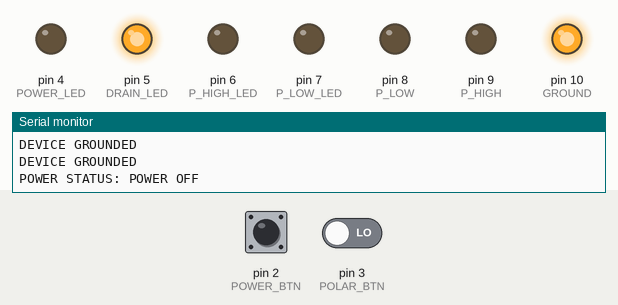
Simulated run of this sketch. Board: Arduino Uno, built with avr-gcc and run on an emulated ATmega328P. Parts: output pins drawn as LEDs (lit = HIGH), the last lines printed to the serial monitor. The inputs (shaded band) are chosen by the test bench; at power-on: pin 2 (POWER_BTN) HIGH, pin 3 (POLAR_BTN) LOW.

Above: at 1.2 s.
1.3 s: pin 2 (POWER_BTN) pulled LOW for 0.15 s
At 1.37 s:
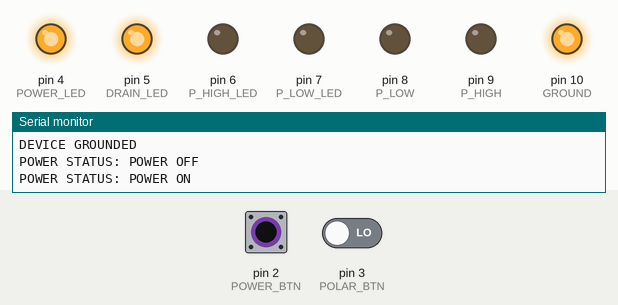
2.9 s: pin 2 (POWER_BTN) pulled LOW for 3.2 s
At 7.3 s:
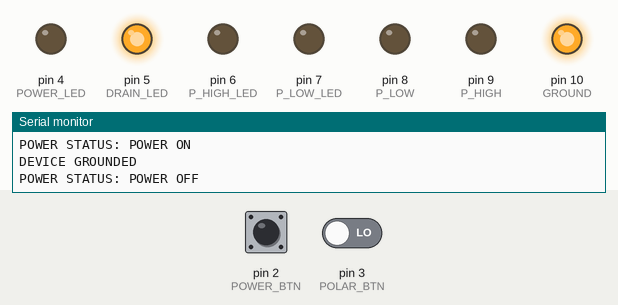
7.6 s: pin 2 (POWER_BTN) driven LOW and pin 3 (POLAR_BTN) driven HIGH
At 8.5 s:
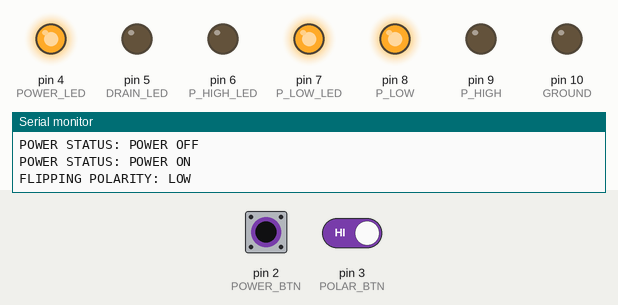
9.1 s: pin 2 (POWER_BTN) driven HIGH
At 9.6 s:
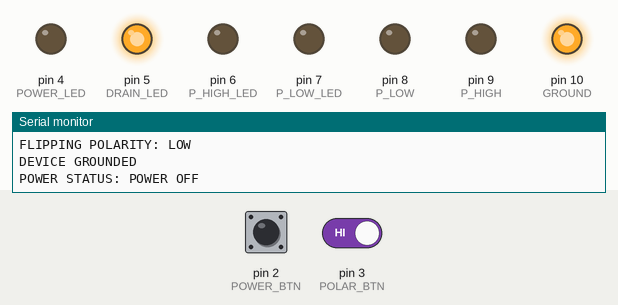
Timing chart, 0 to 11.6 s (numbered marks = the images above; inputs shaded):
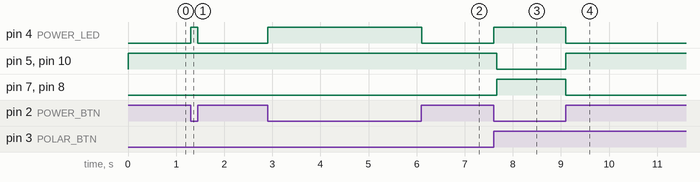

Measured:
- after the input at 1.3 s, pin 4 (POWER_LED): LOW → HIGH at once, → LOW 0.15 s later
- after the input at 2.9 s, pin 4 (POWER_LED): LOW → HIGH at once, → LOW 3.2 s later
- after the input at 7.6 s, pin 4 (POWER_LED): LOW → HIGH at once; pin 5 (DRAIN_LED), pin 10 (GROUND): HIGH → LOW after 0.07 s; pin 7 (P_LOW_LED), pin 8 (P_LOW): LOW → HIGH after 0.07 s
- after the input at 9.1 s, pin 4 (POWER_LED), pin 7 (P_LOW_LED), pin 8 (P_LOW): HIGH → LOW at once; pin 5 (DRAIN_LED), pin 10 (GROUND): LOW → HIGH at once

The sketch:

H_Bridge_NPN_1_4.ino
```cpp
/**
*	PROGRAM: CAPACITIVE MUSCLE CONTROL
*	INFO	       : Control an H-Bridge using cascading digital gates
*	AUTHOR       : AYUSH CHINMAY
*	DATE CREATED : 2 JULY 2023
* MODIFIED: 20 July 2023
*
*	CHANGELOG: Use NPN Transistor (N2222) to drive LED's using an external power supply
*           -   Replaced Momentary Pushbutton with Flip-Switch for POWER_BTN
*           -   Modified POWER_BTN Read code to support the Flip-Switch
*/

// BUTTON PINS
const int POWER_BTN = 2;
const int POLAR_BTN = 3;

// INDICATOR PINS
const int POWER_LED = 4;
const int DRAIN_LED = 5;
const int P_HIGH_LED = 6;
const int P_LOW_LED = 7;

// SWITCH PINS
const int P_LOW = 8;    // Polarize: LOW
const int P_HIGH = 9;   // Polarize: HIGH
const int GROUND = 10;  // Ground

// SYSTEM CONSTANTS
bool power = LOW;
bool polarity = LOW;
// STATE CONSTANTS
int stateCount = 0;  //0:GND, 1:+ve, 2:GND, 3:-ve

// BUTTON DEBOUNCE VARIABLES
bool powerBtnState = LOW;
bool polarBtnState = LOW;
bool polarBtnLastState = LOW;
unsigned long polarBtnLastDebounceTime = 0;
unsigned long debounceDelay = 50;

/// FOR MOMENTARY PUSH-BUTTON
// bool powerBtnLastState = LOW;
// unsigned long powerBtnLastDebounceTime = 0;

  // if (debounceRead(powerRead, &powerBtnLastState, &powerBtnState, &powerBtnLastDebounceTime, debounceDelay)) {
  //   if (powerBtnState == HIGH) {
  //     Serial.print("POWER BUTTON PRESSED: ");
  //     power = !power;

  //     if (power == HIGH) {
  //       Serial.println("POWER ON");
  //       stateCount = 0; // myCode
  //       digitalWrite(POWER_LED, HIGH);
  //     } else {
  //       Serial.println("POWER OFF");
  //       Ground();
  //       digitalWrite(POWER_LED, LOW);
  //     }
  //   }
  // }

/*===========================*
*==========[ SETUP ]=========*
*============================*/
void setup() {
  // Initialize Serial
  Serial.begin(115200);

  // Configure Buttons
  pinMode(POWER_BTN, INPUT_PULLUP);
  pinMode(POLAR_BTN, INPUT);

  // Configure Indicators
  pinMode(POWER_LED, OUTPUT);
  pinMode(DRAIN_LED, OUTPUT);
  pinMode(P_HIGH_LED, OUTPUT);
  pinMode(P_LOW_LED, OUTPUT);

  // Configure Switches
  pinMode(P_HIGH, OUTPUT);
  pinMode(P_LOW, OUTPUT);
  pinMode(GROUND, OUTPUT);

  // Start the Program with Device GROUNDED
  Ground();

  // Check if Power is Already ON
  PowerRead();
}


/*===========================*
*==========[ LOOP ]==========*
*============================*/
void loop() {
  /// Read POWER_BTN State
  int powerRead = digitalRead(POWER_BTN);
  if (powerRead != powerBtnState) {
    PowerRead();
  }

  /// If Power ON, then Read POLAR_BTN State
  if (power == HIGH) {
    int polarRead = digitalRead(POLAR_BTN);

    if (DebounceRead(polarRead, &polarBtnLastState, &polarBtnState, &polarBtnLastDebounceTime, debounceDelay)) {
      if (polarBtnState == HIGH) {  // Cycle through the Polarity State --> 0:GND, 1:+ve, 2:GND, 3:-vec
      stateCount++;
      StateSelect();
      }
    }
  }

  delay(10);  // Delay a little bit to improve simulation performance
}


/*===========================*
*========[ FUNCTIONS ]=======*
*============================*/

void PowerRead() {
  int pwrRead = digitalRead(POWER_BTN);

  if (pwrRead == LOW) {
	stateCount = 0;
	power = HIGH;
	digitalWrite(POWER_LED, HIGH);
	Serial.println("POWER STATUS: POWER ON");
  } else {
	Ground();
	power = LOW;
	digitalWrite(POWER_LED, LOW);
	Serial.println("POWER STATUS: POWER OFF");
  }

  powerBtnState = pwrRead;
}


// Helper function to perform button debounce
bool DebounceRead(int buttonState, bool* lastButtonState, bool* currentButtonState, unsigned long* lastDebounceTime, unsigned long debounceDelay) {
  if (buttonState != *lastButtonState) {
	*lastDebounceTime = millis();
  }

  if ((millis() - *lastDebounceTime) > debounceDelay) {
	if (buttonState != *currentButtonState) {
	  *currentButtonState = buttonState;
	  return true;
	}
  }

  *lastButtonState = buttonState;
  return false;
}


// Disconnect the Device, and Drain it to GROUND
void Ground() {
  Serial.println("DEVICE GROUNDED");
  // Update Inndicator LED
  digitalWrite(P_HIGH_LED, LOW);
  digitalWrite(P_LOW_LED, LOW);
  digitalWrite(DRAIN_LED, HIGH);

  // Update OC Switches
  digitalWrite(P_HIGH, LOW);
  digitalWrite(P_LOW, LOW);
  digitalWrite(GROUND, HIGH);
}


// Flip Polarity for Device based on a variable
void FlipPolarity() {
  Serial.print("FLIPPING POLARITY: ");
  digitalWrite(GROUND, LOW);
  digitalWrite(DRAIN_LED, LOW);

  if (polarity == HIGH) {
	Serial.println("HIGH");
	digitalWrite(P_HIGH_LED, HIGH);
	digitalWrite(P_HIGH, HIGH);
  } else {
	Serial.println("LOW");
	digitalWrite(P_LOW_LED, HIGH);
	digitalWrite(P_LOW, HIGH);
  }
  polarity = !polarity;
}


// State Control based on stateCount
void StateSelect() {
  switch (stateCount % 2) {
	case 0:
	  Ground();
	  break;
	case 1:
	  FlipPolarity();
	  break;
  }
}
```
